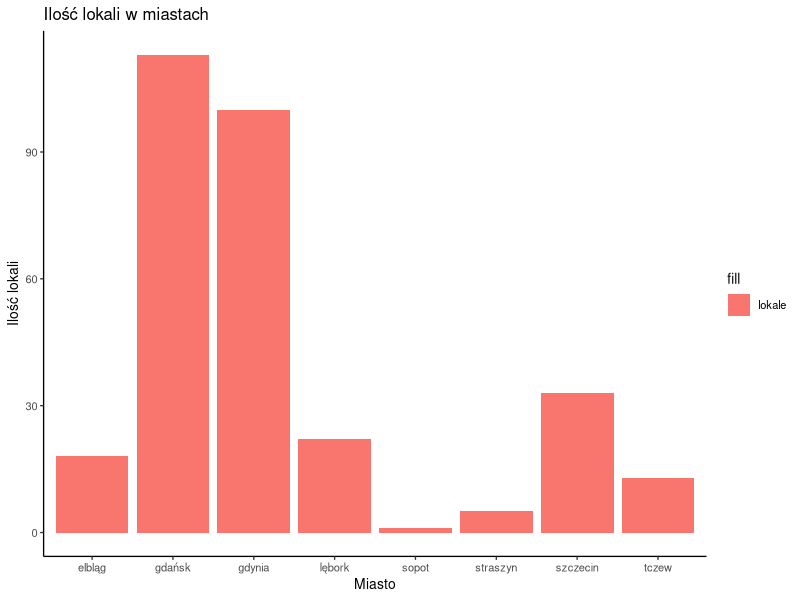

The R source for this figure:
## ---- chunk 1
library(tidyverse)
library(readr)
piekarnie_arkusz1 <- read_csv("piekarnie_arkusz1.csv")
View(piekarnie_arkusz1)
## ---- chunk 2
filter(piekarnie_arkusz1, pieczywo == 1, miasto == "gdańsk") %>%
  select(nazwa, lokale, rok) %>%
  arrange(rok)

## ---- chunk 3
filter(piekarnie_arkusz1, rok > 1995 & lokale > 5) %>%
select(nazwa, rok, lokale) %>%
arrange(desc(rok))

## ---- chunk 4
filter(piekarnie_arkusz1, miasto != "gdańsk", lokale > 5) %>%
select(nazwa, rok, lokale) %>%
arrange(desc(lokale))
## ---- chunk 5
ggplot(data = piekarnie_arkusz1) +
geom_col(mapping = aes(x= miasto, y = lokale, fill = "lokale"))+
labs(title= "Ilość lokali w miastach", x= "Miasto", y= "Ilość lokali") +
theme_classic(10)
